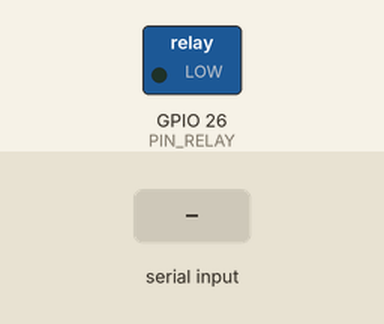
Bench run of a sketch on a simulated ESP32. Shown: switched loads named in the sketch (green lamp = pin HIGH). The test bench sets the inputs (shaded band). What the sketch prints to the serial monitor is not drawn.

Above: at 1.5 s.
1.6 s: "on\n" received over Serial
At 2.0 s:
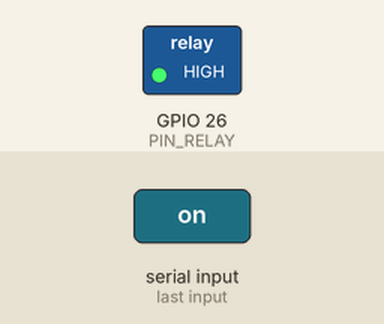
3.1 s: "off\n" received over Serial
At 4.4 s:
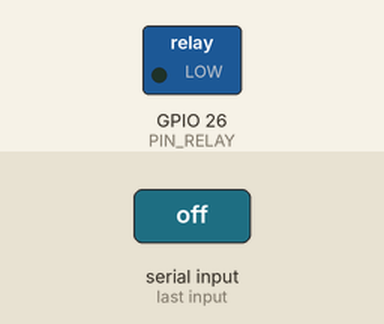
Timing chart, 0 to 6.1 s (numbered marks = the images above; inputs shaded):
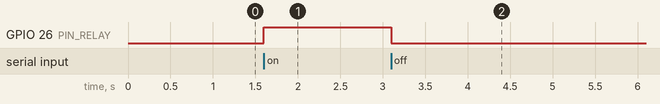

The sketch:

RelayPumpTest.ino
```cpp
/*
 * ============================================================
 *  RelayPumpTest —— 继电器 / 水泵 手动测试固件
 *  用途：2026-10-26 (D8) 实验室联调专用
 *  作者：小马 · 2026-10-25
 * ============================================================
 *  ⚠️ 为什么需要这个固件：
 *     主固件 v1.6 里【没有任何手动触发继电器的入口】——
 *       - Serial.read() 零处（没有串口指令）
 *       - manualWaterStart() 只被 MQTT 回调调用（要填 WiFi/UID 才能用）
 *     所以 8.1「GPIO 控制继电器吸合/断开」没法主动触发。
 *     更麻烦的是主固件在 EN_WATER=1 且土壤传感器悬空插空气时，
 *     会读到接近 DRY 的 raw → 判缺水 → 自己开始浇水，干扰观察。
 *
 *     本固件只做一件事：**用串口指令直接控制继电器**，不读任何传感器。
 *
 *  ============================================================
 *  串口指令（115200，末尾要按回车）
 * ============================================================
 *    h 或 help    显示帮助
 *    on           继电器吸合（泵转）
 *    off          继电器断开（泵停）
 *    w <秒>       吸合指定秒数后自动断开（测「浇 N 秒 = 出多少水」用）
 *                 例：w 10  → 吸合 10 秒
 *    auto         进入自动循环：吸合 3 秒 / 停 10 秒，反复
 *    stop         退出自动循环并断开继电器
 *
 *  ============================================================
 *  安全设计
 * ============================================================
 *   1. 上电第一件事：先锁"断开"电平再开输出（防上电毛刺，同主固件 v1.3/v1.6）
 *   2. 单次吸合硬上限 120 秒 —— 防止误输入 `w 999` 把水泵干烧
 *   3. 每条指令都回显动作 + 累计吸合时长，便于记录
 *   4. 不读任何传感器，不受土壤读数影响，绝不会"自己开始浇水"
 *
 *  ============================================================
 *  烧录
 * ============================================================
 *   arduino-cli upload -p COM6 --fqbn esp32:esp32:esp32 <本目录>
 *   （测完记得烧回主固件 GreenHouse_v1/）
 */

// ==================== 接线（与主固件一致） ====================
#define PIN_RELAY          26    // 继电器 IN（16 号模块）
#define RELAY_ACTIVE_HIGH  1     // 吸合=高电平填1；实测相反就改0
#define SERIAL_BAUD        115200

// ==================== 安全上限 ====================
#define MAX_ON_MS          120000UL   // 单次吸合硬上限 120 秒
#define AUTO_ON_MS         3000UL     // 自动模式：吸合 3 秒
#define AUTO_OFF_MS        10000UL    // 自动模式：停 10 秒

// ==================== 状态 ====================
unsigned long onStartMs   = 0;       // 本次吸合起始时刻
unsigned long totalOnMs   = 0;       // 累计吸合时长（跨多次）
bool          relayOnFlag = false;
bool          autoMode    = false;
unsigned long autoTimer   = 0;
bool          autoPhaseOn = false;

// ---------- 继电器封装（与主固件同极性逻辑） ----------
inline void relayOn()  { digitalWrite(PIN_RELAY, RELAY_ACTIVE_HIGH ? HIGH : LOW);  }
inline void relayOff() { digitalWrite(PIN_RELAY, RELAY_ACTIVE_HIGH ? LOW  : HIGH); }

void help() {
  Serial.println(F("================ 指令表 ================"));
  Serial.println(F("  h / help   显示本帮助"));
  Serial.println(F("  on         继电器吸合（泵转）"));
  Serial.println(F("  off        继电器断开（泵停）"));
  Serial.println(F("  w <秒>     吸合 N 秒后自动断开（测出水量用）"));
  Serial.println(F("  auto       自动循环：吸合3秒/停10秒"));
  Serial.println(F("  stop       退出自动循环 + 断开"));
  Serial.println(F("  t          查看当前状态与累计吸合时长"));
  Serial.println(F("========================================"));
}

void printState() {
  unsigned long now = millis();
  unsigned long cur = relayOnFlag ? (now - onStartMs) : 0;
  Serial.printf("[状态] 继电器=%s | 本次已吸合 %.1f 秒 | 累计 %.1f 秒 | 自动=%s\n",
                relayOnFlag ? "吸合(泵转)" : "断开(泵停)",
                cur / 1000.0,
                (totalOnMs + cur) / 1000.0,
                autoMode ? "开" : "关");
}

void doOn(const char* why) {
  if (relayOnFlag) { Serial.println(F("[提示] 已经是吸合状态")); return; }
  onStartMs = millis();
  relayOnFlag = true;
  autoMode = false;                       // 手动优先，退出自动
  relayOn();
  Serial.printf("[动作] 继电器吸合 —— %s\n", why);
}

void doOff(const char* why) {
  if (!relayOnFlag) { Serial.println(F("[提示] 已经是断开状态")); return; }
  unsigned long d = millis() - onStartMs;
  totalOnMs += d;
  relayOnFlag = false;
  relayOff();
  Serial.printf("[动作] 继电器断开 —— %s（本次吸合 %.1f 秒）\n", why, d / 1000.0);
}

// htimed 到点自动断开
unsigned long timedOffAt = 0;   // 0 = 无定时

void handleCmd(String cmd) {
  cmd.trim();
  if (cmd.length() == 0) return;
  String low = cmd;
  low.toLowerCase();

  if (low == "h" || low == "help") { help(); return; }
  if (low == "on")  { doOn("手动 on"); return; }
  if (low == "off") { doOff("手动 off"); timedOffAt = 0; return; }
  if (low == "t")   { printState(); return; }

  if (low == "stop") {
    autoMode = false;
    timedOffAt = 0;
    doOff("stop 指令");
    Serial.println(F("[动作] 已退出自动模式"));
    return;
  }

  if (low == "auto") {
    autoMode = true;
    autoTimer = millis();
    timedOffAt = 0;
    Serial.println(F("[动作] 进入自动循环：吸合3秒 / 停10秒（stop 退出）"));
    // 进入时立即吸合一次 —— 否则要干等 10 秒才动，现场会误判成"没反应"
    doOn("自动循环（首次）");
    autoMode = true;                  // doOn 会清 autoMode，这里补回
    return;
  }

  if (low.startsWith("w ")) {
    long sec = cmd.substring(2).toInt();
    if (sec <= 0) { Serial.println(F("[错误] 秒数要大于 0，例：w 10")); return; }
    unsigned long ms = (unsigned long)sec * 1000UL;
    if (ms > MAX_ON_MS) {
      Serial.printf("[保护] %ld 秒超过上限 %lu 秒，已按上限执行\n", sec, MAX_ON_MS / 1000UL);
      ms = MAX_ON_MS;
    }
    doOn("定时浇水");
    timedOffAt = millis() + ms;
    Serial.printf("[定时] 将在 %.1f 秒后自动断开 —— 请用秒表/量杯同步记录出水量\n", ms / 1000.0);
    return;
  }

  Serial.printf("[错误] 不认识的指令：%s（输入 h 看帮助）\n", cmd.c_str());
}

void setup() {
  Serial.begin(SERIAL_BAUD);

  // ⚠️ 第一件事：先锁"断开"电平，再开输出（防上电毛刺，同主固件 v1.6）
  digitalWrite(PIN_RELAY, RELAY_ACTIVE_HIGH ? LOW : HIGH);
  pinMode(PIN_RELAY, OUTPUT);
  relayOff();

  delay(300);
  Serial.println();
  Serial.println(F("===== RelayPumpTest 继电器/水泵测试固件 ====="));
  Serial.printf("引脚 GPIO%d | 触发极性=%s\n",
                PIN_RELAY, RELAY_ACTIVE_HIGH ? "高电平吸合" : "低电平吸合");
  Serial.printf("单次吸合硬上限 %lu 秒\n", MAX_ON_MS / 1000UL);
  Serial.println(F("上电状态：继电器已断开"));
  help();
}

void loop() {
  // ---- 串口指令 ----
  if (Serial.available()) {
    String cmd = Serial.readStringUntil('\n');
    handleCmd(cmd);
  }

  unsigned long now = millis();

  // ---- 定时断开（w N 指令）----
  if (timedOffAt && relayOnFlag && now >= timedOffAt) {
    timedOffAt = 0;
    doOff("定时到点");
    Serial.println(F("[提示] 已停止。记录一下：本次出水量 = ? ml"));
  }

  // ---- 硬上限保护 ----
  if (relayOnFlag && (now - onStartMs) > MAX_ON_MS) {
    doOff("超过硬上限，强制断开");
    Serial.println(F("[保护] 单次吸合超过上限，已强制断开"));
  }

  // ---- 自动循环 ----
  if (autoMode && !relayOnFlag && now - autoTimer >= AUTO_OFF_MS) {
    autoTimer = now;
    doOn("自动循环");
    autoMode = true;            // doOn 会关掉 autoMode，这里补回
  } else if (autoMode && relayOnFlag && now - onStartMs >= AUTO_ON_MS) {
    doOff("自动循环");
    autoMode = true;
    autoTimer = now;
  }

  // ---- 每 5 秒打一次状态（便于长时间观察）----
  static unsigned long lastBeat = 0;
  if (now - lastBeat >= 5000) {
    lastBeat = now;
    printState();
  }
}
```

Measured:
- after the input at 1.6 s, GPIO 26 (PIN_RELAY): LOW → HIGH at once
- after the input at 3.1 s, GPIO 26 (PIN_RELAY): HIGH → LOW at once
